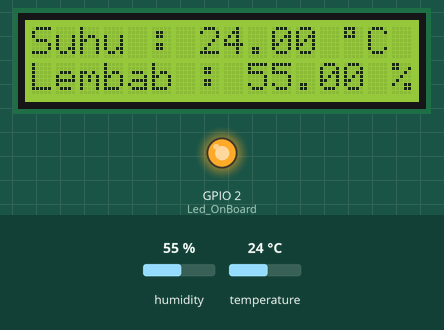
Bench run of a sketch on a simulated ESP8266 (NodeMCU). On the bench: 16×2 character LCD, output pins drawn as LEDs (lit = HIGH). The inputs (shaded band) are chosen by the test bench; at power-on: humidity 55 %, temperature 24 °C. WiFi joins after 1.5 s; servers stay silent unless stated; uploads are accepted with an empty reply; what the sketch prints to the serial monitor is not drawn.

Above: at 3.3 s.
3.4 s: humidity set to 22 %
At 13.8 s:
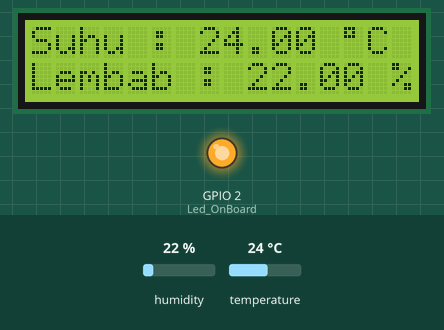
14.1 s: temperature set to 12 °C
At 24.1 s:
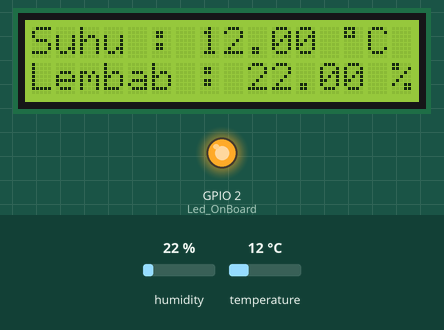
24.4 s: humidity set to 40 %
At 34.3 s:
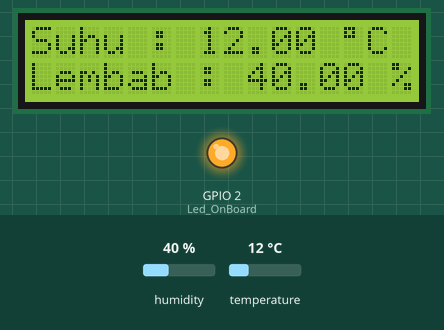
34.7 s: temperature set to 19 °C
At 44.5 s:
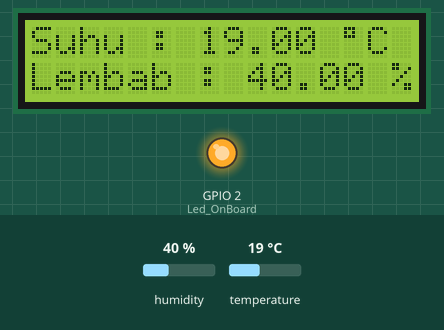
Timing chart, 0 to 46.0 s (numbered marks = the images above; inputs shaded):
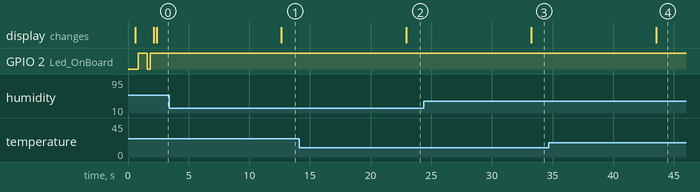

Measured:
- after the input at 3.4 s, the display: changes after 9.3 s (image 1)
- after the input at 14.1 s, the display: changes after 8.9 s (image 2)
- after the input at 24.4 s, the display: changes after 8.8 s (image 3)
- after the input at 34.7 s, the display: changes after 8.8 s (image 4)

The sketch:

DHT22_Database.ino
```cpp
#include <ESP8266WiFi.h>
#include <ESP8266HTTPClient.h>
#include <Wire.h>
#include <LiquidCrystal_I2C.h>

WiFiClient client;
#include "DHT.h"
#define DHTPIN 14     // DHT PIN D5
#define DHTTYPE DHT22   // DHT 22  (AM2302), AM2321
DHT dht(DHTPIN, DHTTYPE);
LiquidCrystal_I2C lcd(0x27,16,2);

const char* host = "192.168.140.99";
String data;
float t = 0.5;
float h = 0.5;
int Led_OnBoard = 2;

HTTPClient http;
void setup() {
  Serial.begin(115200);
  lcd.begin();
  lcd.backlight();
  pinMode(Led_OnBoard, OUTPUT);

  WiFi.mode(WIFI_STA);
  WiFi.begin("SSID", "Password");
  while ((!(WiFi.status() == WL_CONNECTED))) {
    delay(500);
    Serial.print(".");
    lcd.setCursor(0,0);
    lcd.print("Menghubungkan...");
    digitalWrite(Led_OnBoard, LOW);
    delay(250);
    Serial.print(".");
    digitalWrite(Led_OnBoard, HIGH);
    delay(250);
  }
  Serial.println("");
  Serial.println("Connected");
  lcd.setCursor(1,0);
  lcd.print("Terhubung WiFi");
  lcd.clear();
  dht.begin();
}

void loop() {
  float h = dht.readHumidity();
 float t = dht.readTemperature();
  String ruang = "Lab Micro";

  if (isnan(h) || isnan(t) ) {
    Serial.println("Failed to read from DHT sensor!");
    lcd.setCursor(0,0);
    lcd.clear();
    lcd.print("Failde DHT");
    return;
  }

  if (!client.connect(host, 80)) {
    Serial.println("Gagal Konek");
    lcd.clear();
    lcd.setCursor(0,0);
    lcd.print("Menghubungkan...");
    return;
  }

  data = "/iot/monitoring-suhu/update.php?suhu=";
  data += t;
  data += "&kelembaban=";
  data += h;
  data += "&ruang=";
  data += ruang;

  client.print(String("GET ") + data + " HTTP/1.1\r\n" + "Host: " + host + "\r\n" + "Connection: close\r\n\r\n");
  Serial.print("data yang dikirim ");
  Serial.print("Temperature: ");
  Serial.print(t);
  Serial.print(" *C\t");
  Serial.print("Humidity: ");
  Serial.print(h);
  Serial.println(" %");

  lcd.backlight();
  lcd.clear();
  lcd.setCursor(0,0);
  lcd.print("Suhu : ");
  lcd.print(t );
  lcd.print(" ");
  lcd.print((char)223);
  lcd.print("C");
  lcd.setCursor(0,1);
  lcd.print("Lembab : ");
  lcd.print(h);
  lcd.print(" %");
  delay(10000);

  unsigned long timeout = millis();
  while (client.available() == 0) {
    if (millis() - timeout > 5000) {
      Serial.println(">>> Client Timeout !");
      client.stop();
      return;
    }
  }
}
```
